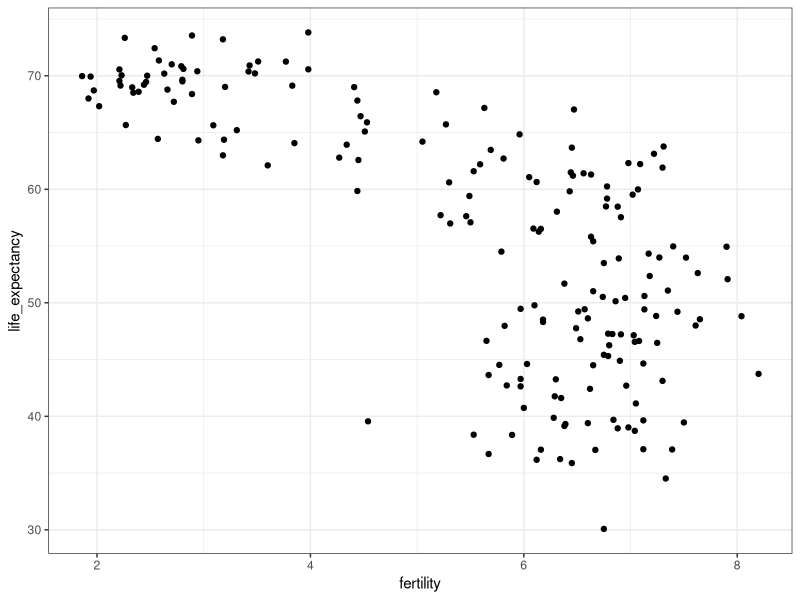
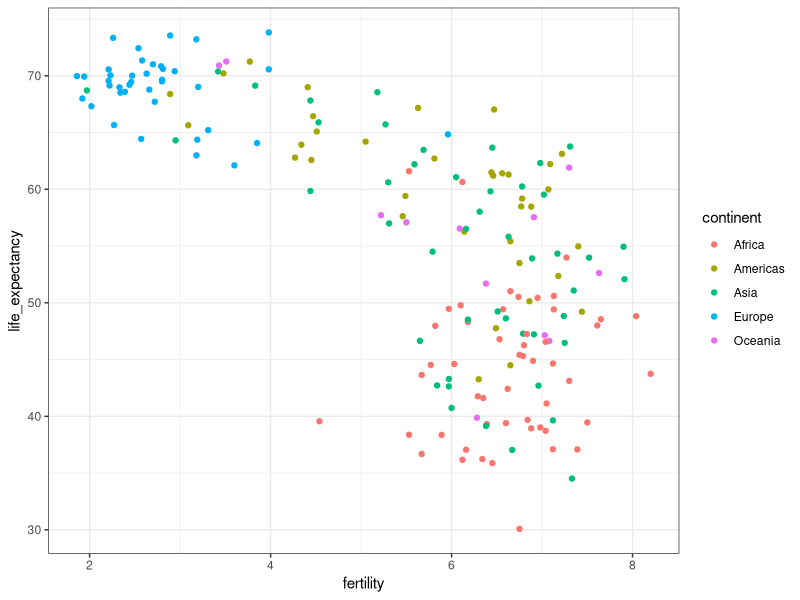
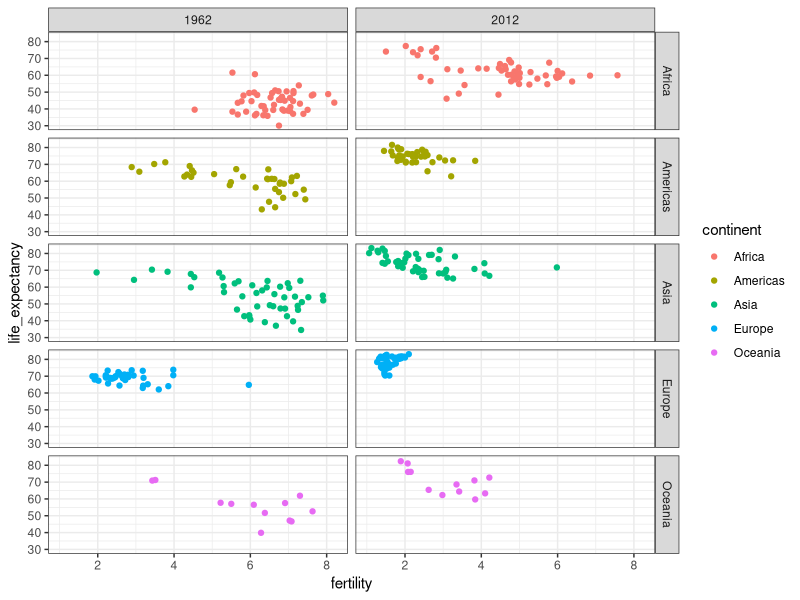
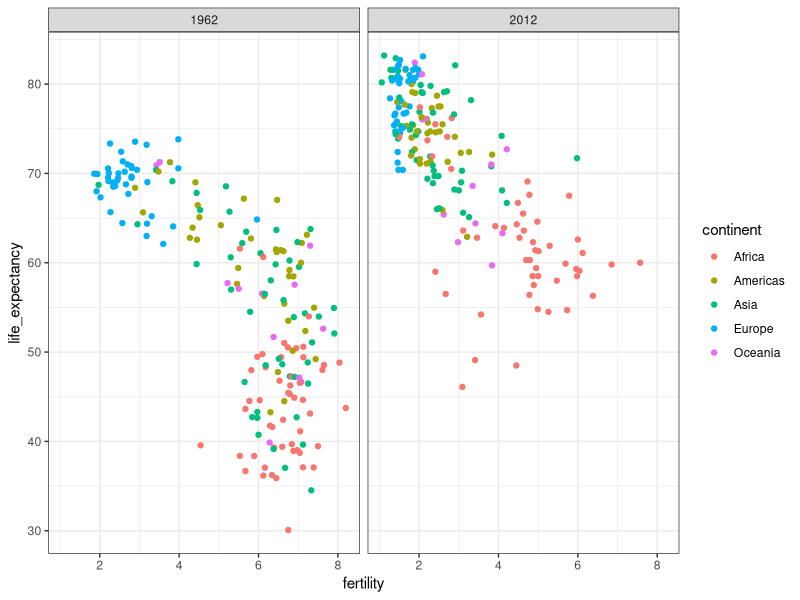
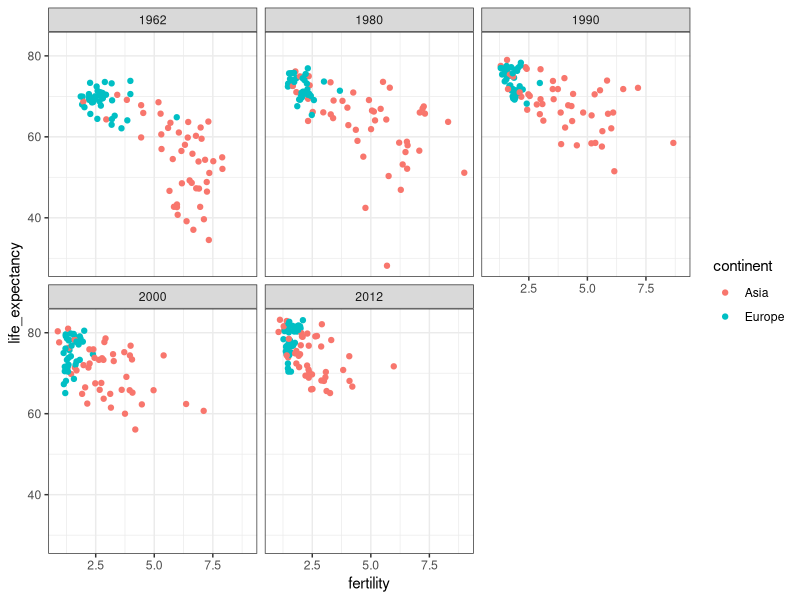
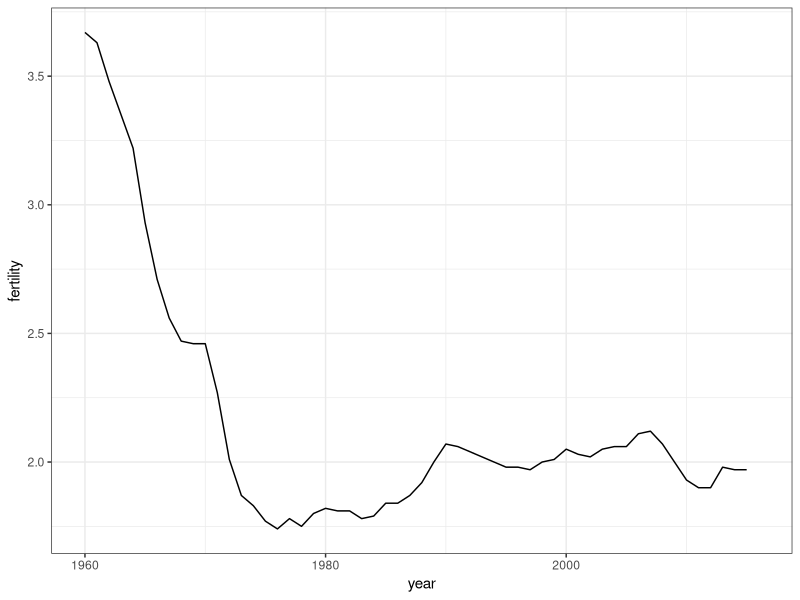
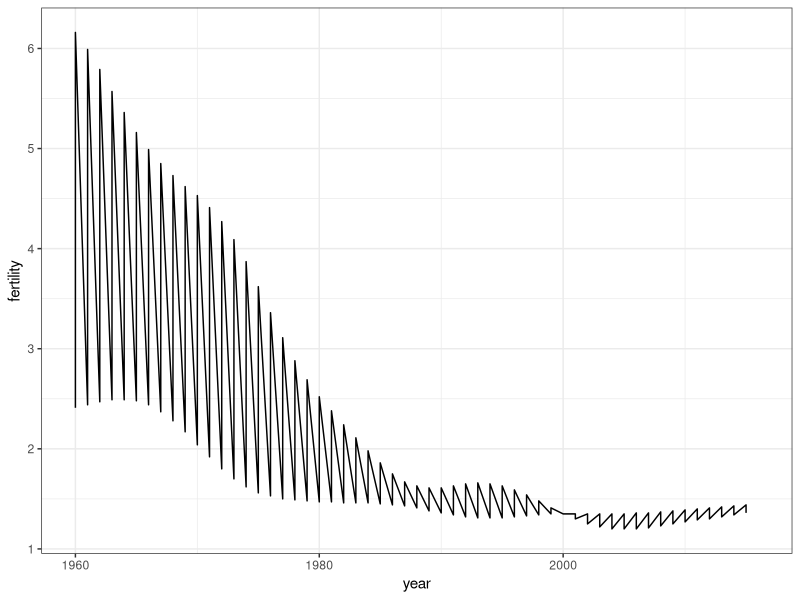
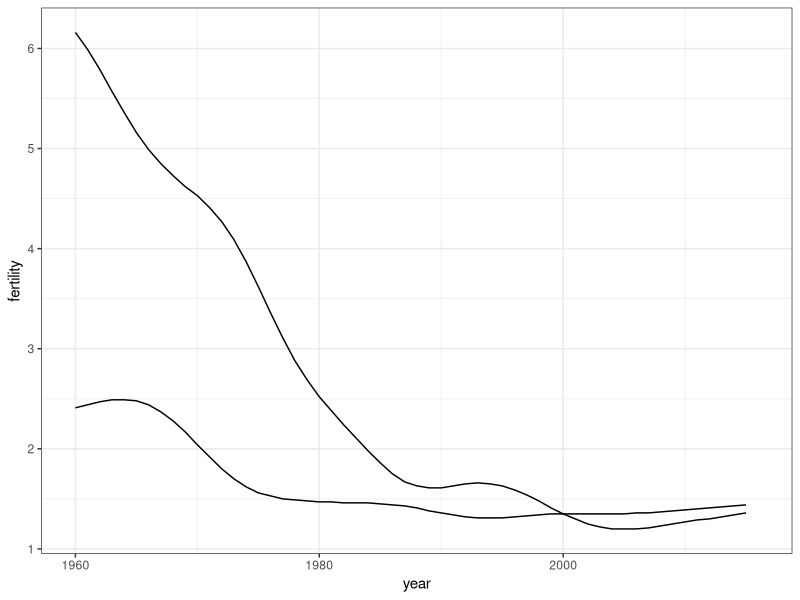

These figures' R source, in order:
library(dslabs)
library(tidyverse)
data(gapminder)
head(gapminder)

gapminder %>% 
  filter(year == 2015 & country %in% c("Sri Lanka", "Turkey")) %>%
  select(country, infant_mortality)

ds_theme_set()
filter(gapminder, year==1962) %>%
  ggplot(aes(fertility, life_expectancy)) +
  geom_point()

filter(gapminder, year==1962) %>%
  ggplot(aes(fertility, life_expectancy, color=continent)) +
  geom_point()

filter(gapminder, year%in%c(1962,2012)) %>%
  ggplot(aes(fertility, life_expectancy, color=continent)) +
  geom_point() + 
  facet_grid(continent~year)

filter(gapminder, year%in%c(1962,2012)) %>%
  ggplot(aes(fertility, life_expectancy, color=continent)) +
  geom_point() + 
  facet_grid(.~year)

years <- c(1962, 1980, 1990, 2000, 2012)
continents <- c("Europe", "Asia")
gapminder %>%
  filter(year %in% years & continent %in% continents) %>%
  ggplot(aes(fertility, life_expectancy, col=continent)) +
  geom_point() +
  facet_wrap(.~year)

gapminder %>% filter(country == "United States") %>%
  ggplot(aes(year, fertility)) +
  geom_line()

countries <- c("South Korea", "Germany")
gapminder %>% filter(country %in% countries) %>%
  ggplot(aes(year, fertility)) +
  geom_line()

gapminder %>% filter(country %in% countries) %>%
  ggplot(aes(year, fertility, group=country)) +
  geom_line()

gapminder %>% filter(country %in% countries) %>%
  ggplot(aes(year, fertility, col=country)) +
  geom_line()

labels <- data.frame(country = countries, x=c(1975, 1965), y=c(60,72))
gapminder %>% filter(country %in% countries) %>%
  ggplot(aes(year, life_expectancy, col = country)) + 
  geom_line() +
  geom_text(data = labels, aes(x, y, label = country), size = 5) + 
  theme(legend.position = "none")

gapminder <- gapminder %>% 
  mutate(dollars_per_day = gdp/population/365)

past_year <- 1970
gapminder %>% 
  filter(year == past_year & !is.na(gdp)) %>%
  ggplot(aes(dollars_per_day)) +
  geom_histogram(binwidth = 1, color= "black")

gapminder %>% 
  filter(year == past_year & !is.na(gdp)) %>%
  ggplot(aes(log2(dollars_per_day))) +
  geom_histogram(binwidth = 1, color= "black")

gapminder %>% 
  filter(year == past_year & !is.na(gdp)) %>%
  ggplot(aes(dollars_per_day)) +
  geom_histogram(binwidth = 1, color= "black") + 
  scale_x_continuous(trans="log2")

length(levels(gapminder$region))
?levels
levels(gapminder$region)
class(gapminder$region)

p <- gapminder %>%
  filter(year == past_year & !is.na(gdp)) %>%
  ggplot(aes(region, dollars_per_day))
p + geom_boxplot()

p + geom_boxplot() +
  theme(axis.text.x = element_text(angle = 90, hjust = 1))

fac <- factor(c("Asia", "Asia", "West", "West", "West"))
levels(fac)
value <- c(10, 11, 12, 6, 4)
fac <- reorder(fac, value, FUN=mean)
levels(fac)

p <- gapminder %>%
  filter(year == past_year & !is.na(gdp)) %>%
  mutate(region = reorder(region, dollars_per_day, FUN=median)) %>%
  ggplot(aes(region, dollars_per_day, fill=continent)) +
  geom_boxplot() +
  theme(axis.text.x = element_text(angle = 90, hjust=1)) +
  xlab("")
p
p + scale_y_continuous(trans = "log2")
p + scale_y_continuous(trans = "log2") + geom_point(show.legend = FALSE)

west <- c("Western Europe", "Northern Europe", "Southern Europe", "Northern America", "Australia and New Zealand")
gapminder %>%
  filter(year == past_year & !is.na(gdp)) %>%
  mutate(group = ifelse(region%in%west, "West", "Developing")) %>%
  ggplot(aes(dollars_per_day)) +
  geom_histogram(bindwidth = 1, color="black") +
  scale_x_continuous(trans="log2") +
  facet_grid( .~group)

present_year <- 2010
past_year <- 1970
gapminder %>% 
  filter(year %in% c(past_year, present_year) & !is.na(gdp)) %>%
  mutate(group = ifelse(region%in%west, "West", "Developing")) %>%
  ggplot(aes(dollars_per_day)) +
  geom_histogram(binwidth = 1, color = "black") +
  scale_x_continuous(trans = "log2") +
  facet_grid(year~group)

country_list_1 <- gapminder %>%
  filter(year == past_year & !is.na(dollars_per_day)) %>% .$country
country_list_2 <- gapminder %>%
  filter(year == present_year & !is.na(dollars_per_day)) %>% .$country
country_list <- intersect(country_list_1, country_list_2)

gapminder %>% 
  filter(year %in% c(past_year, present_year) & country %in% country_list) %>%
  mutate(group = ifelse(region%in%west, "West", "Developing")) %>%
  ggplot(aes(dollars_per_day)) + 
  geom_histogram(binwidth = 1, color = "black") + 
  scale_x_continuous(trans = "log2") +
  facet_grid(year~group)

p <- gapminder %>%
  filter(year %in% c(past_year, present_year) & country %in% country_list) %>%
  mutate(region = reorder(region, dollars_per_day, FUN=median)) %>%
  ggplot() +
  theme(axis.text.x = element_text(angle = 90, hjust = 1)) +
  xlab("") + scale_y_continuous(trans = "log2")

p + geom_boxplot(aes(region, dollars_per_day, fill=continent)) +
  facet_grid(year~.)

p + geom_boxplot(aes(region, dollars_per_day, fill=factor(year)))

gapminder %>%
  filter(year ==past_year & country %in% country_list) %>%
  mutate(group = ifelse(region%in%west, "West", "Developing")) %>% group_by(group) %>%
  summarise(n=n()) %>% knitr::kable()

?n
?geom_density

p <- gapminder %>%
  filter(year %in% c(past_year, present_year) & country %in% country_list) %>%
  mutate(group = ifelse(region%in%west, "West", "Developing")) %>%
  ggplot(aes(dollars_per_day, y = ..count.., fill = group)) +
  scale_x_continuous(trans = "log2")
p + geom_density(alpha = 0.2) + facet_grid(year~.)
p + geom_density(alpha = 0.2, bw = 0.75) + facet_grid(year~.)

gapminder <- gapminder %>% 
  mutate(group = case_when(
    .$region %in% west ~ "West",
    .$region %in% c("Eastern Asia", "South-Eastern Asia") ~ "East Asia",
    .$region %in% c("Caribbean", "Central America", "South America") ~ "Latin America",
    .$continent == "Africa" & .$region != "Northern Africa" ~ "Sub-Saharan Africa",
    TRUE ~ "Others"))

gapminder <- gapminder %>%
  mutate(group = factor(group, levels = c("Others", "Latin America", "East Asia", "Sub-Saharan Africa", "West")))
p <- gapminder %>%
  filter(year %in% c(past_year, present_year) & country %in% country_list) %>%
  ggplot(aes(dollars_per_day, y = ..count.., fill = group)) +
  scale_x_continuous(trans = "log2")
p + geom_density(alpha = 0.2, bw = 0.75) + facet_grid(year~.)
p + geom_density(alpha = 0.2, bw = 0.75, position = "stack") + facet_grid(year~.) 

gapminder %>% 
  filter(year %in% c(past_year, present_year) & country %in% country_list) %>%
  group_by(year) %>%
  mutate(weight = population/sum(population)*2) %>%
  ungroup() %>%
  ggplot(aes(dollars_per_day, fill = group, weight = weight)) +
  scale_x_continuous(trans = "log2") +
  geom_density(alpha = 0.2, bw = 0.75, position = "stack") + facet_grid(year~.)

gapminder <- gapminder %>%
  mutate(group = case_when(
    .$region %in% west ~ "The West",
    .$region %in% "Northern Africa" ~ "Northern Africa",
    .$region %in% c("Eastern Asia", "South-Eastern Asia") ~ "East Asia",
    .$region == "Southern Asia" ~ "Southern Asia",
    .$region %in% c("Central America", "South America", "Caribbean") ~ "Latin America",
    .$continent == "Africa" & .$region != "Northern Africa" ~ "Sub-Saharan Africa",
    .$region %in% c("Melanesia", "Micronesia", "Polynesia") ~ "Pacific Islands"))

surv_income <- gapminder %>%
  filter(year %in% present_year & !is.na(gdp) & !is.na(infant_mortality) & !is.na(group)) %>%
  group_by(group) %>%
  summarise(income = sum(gdp)/sum(population)/365,
            infant_survival_rate = 1-sum(infant_mortality/1000*population)/sum(population))
surv_income %>% arrange(income)

surv_income %>% ggplot(aes(income, infant_survival_rate, label=group, color = group)) +
  scale_x_continuous(trans = "log2", limit = c(0.25, 150)) +
  scale_y_continuous(trans = "logit", limit = c(0.875, .9981), breaks = c(.85, .90,.95,.99,.995,.998)) +
  geom_label(size = 3, show.legend = FALSE)
